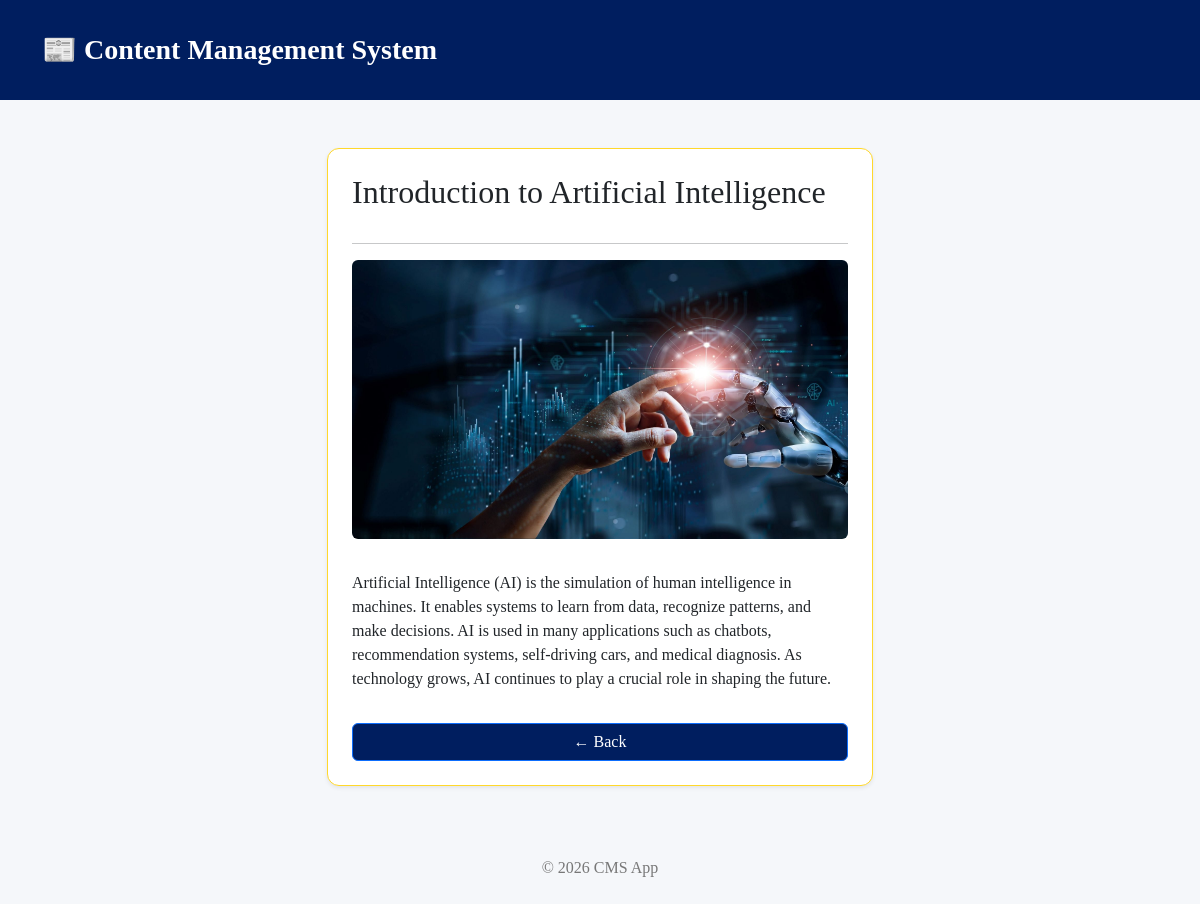
The app's page /article/1/ with its own data.
### articles/models.py (models this page shows, shortened)
class Article(models.Model):
    title = models.CharField(max_length=200)
    content = models.TextField()
    image = models.ImageField(upload_to='articles/', null=True, blank=True)
    created_at = models.DateTimeField(auto_now_add=True)

### articles/views.py (the view)
# urls.py: path('article/<int:id>/', views.article_detail, name='detail'),
def article_detail(request, id):
    article = get_object_or_404(Article, id=id)
    return render(request, 'articles/detail.html', {'article': article})

### articles/templates/articles/detail.html
{% extends 'articles/base.html' %}
{% block content %}
<div class="row justify-content-center">
    <div class="col-md-8 col-lg-6">
        <div class="card p-4 shadow-sm">
            <h2 class="mb-3">{{ article.title }}</h2>
            <hr>
            {% if article.image %}
                <img src="{{ article.image.url }}" class="img-fluid rounded mb-3">
            {% endif %}
            <p class="mt-3">{{ article.content }}</p>
            <a href="/" class="btn btn-outline-primary mt-3">
                ← Back
            </a>
        </div>
    </div>
</div>
{% endblock %}

### articles/templates/articles/base.html (style rules this page uses)
body { background-color: #f5f7fa; font-family: 'Times New Roman', Times, serif; }
.card { border:#FFD82B 1.5px solid; border-radius: 12px; transition: 0.3s; }
.btn-outline-primary { background-color: #001E5F; color: white; }

### records on screen
Article: title "Introduction to Artificial Intelligence", image (picture), content "Artificial Intelligence (AI) is the simulation of human intelligence in machines. It enables systems to learn from data, recognize patterns, and make decisions. AI is used in many applications such as chatbots, recommendation systems, self-driving cars, and medical diagnosis. As technology grows, AI continues to play a crucial role in shaping the future."
